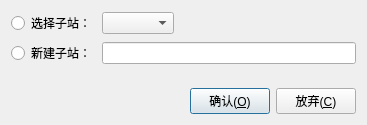
<?xml version="1.0" encoding="UTF-8"?>
<ui version="4.0">
 <class>DlgAckSubstation</class>
 <widget class="QDialog" name="DlgAckSubstation">
  <property name="geometry">
   <rect>
    <x>0</x>
    <y>0</y>
    <width>367</width>
    <height>125</height>
   </rect>
  </property>
  <property name="windowTitle">
   <string>选择或新建子站</string>
  </property>
  <layout class="QGridLayout" name="gridLayout">
   <item row="0" column="0">
    <layout class="QHBoxLayout" name="horizontalLayout">
     <item>
      <widget class="QRadioButton" name="selectRadioButton">
       <property name="text">
        <string>选择子站：</string>
       </property>
      </widget>
     </item>
     <item>
      <widget class="QComboBox" name="subComboBox"/>
     </item>
     <item>
      <spacer name="horizontalSpacer">
       <property name="orientation">
        <enum>Qt::Horizontal</enum>
       </property>
       <property name="sizeHint" stdset="0">
        <size>
         <width>40</width>
         <height>20</height>
        </size>
       </property>
      </spacer>
     </item>
    </layout>
   </item>
   <item row="1" column="0">
    <layout class="QHBoxLayout" name="horizontalLayout_2">
     <item>
      <widget class="QRadioButton" name="newRadioButton">
       <property name="text">
        <string>新建子站：</string>
       </property>
      </widget>
     </item>
     <item>
      <widget class="QLineEdit" name="subLineEdit"/>
     </item>
    </layout>
   </item>
   <item row="2" column="0">
    <spacer name="verticalSpacer">
     <property name="orientation">
      <enum>Qt::Vertical</enum>
     </property>
     <property name="sizeHint" stdset="0">
      <size>
       <width>20</width>
       <height>40</height>
      </size>
     </property>
    </spacer>
   </item>
   <item row="3" column="0">
    <layout class="QHBoxLayout" name="horizontalLayout_3">
     <item>
      <spacer name="horizontalSpacer_2">
       <property name="orientation">
        <enum>Qt::Horizontal</enum>
       </property>
       <property name="sizeHint" stdset="0">
        <size>
         <width>40</width>
         <height>20</height>
        </size>
       </property>
      </spacer>
     </item>
     <item>
      <widget class="QPushButton" name="okBtn">
       <property name="text">
        <string>确认(&amp;O)</string>
       </property>
       <property name="icon">
        <iconset resource="oms_hmi.qrc">
         <normaloff>:/image/ok</normaloff>:/image/ok</iconset>
       </property>
      </widget>
     </item>
     <item>
      <widget class="QPushButton" name="cancelBtn">
       <property name="text">
        <string>放弃(&amp;C)</string>
       </property>
       <property name="icon">
        <iconset resource="oms_hmi.qrc">
         <normaloff>:/image/cancel</normaloff>:/image/cancel</iconset>
       </property>
      </widget>
     </item>
    </layout>
   </item>
  </layout>
 </widget>
 <layoutdefault spacing="6" margin="11"/>
 <resources>
  <include location="oms_hmi.qrc"/>
 </resources>
 <connections/>
</ui>
